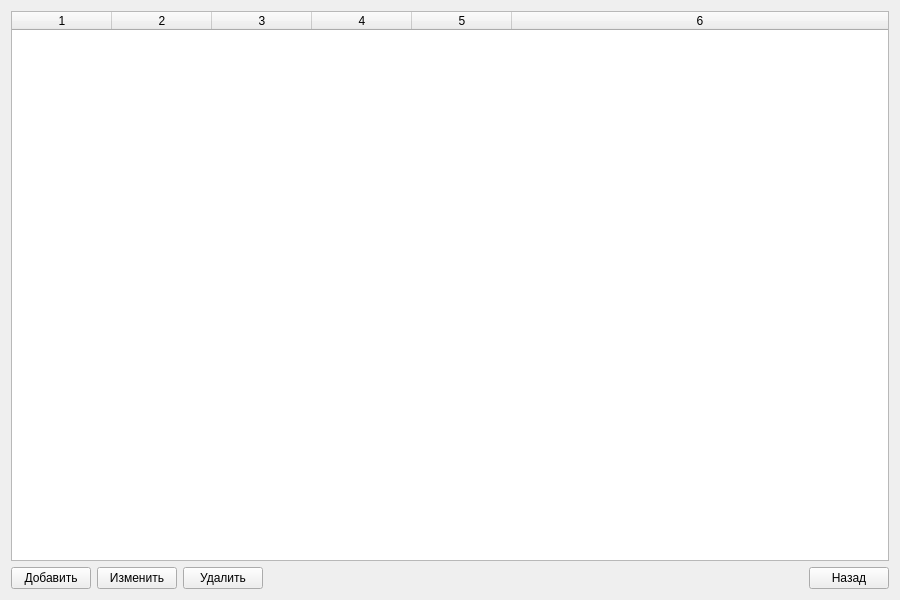
<?xml version="1.0" encoding="UTF-8"?>
<ui version="4.0">
 <class>DevicesManagementWindow</class>
 <widget class="QWidget" name="DevicesManagementWindow">
  <property name="geometry">
   <rect>
    <x>0</x>
    <y>0</y>
    <width>900</width>
    <height>600</height>
   </rect>
  </property>
  <property name="windowTitle">
   <string>Управление приборами</string>
  </property>
  <layout class="QVBoxLayout" name="verticalLayout">
   <item>
    <widget class="QTableWidget" name="devicesTable">
     <property name="columnCount">
      <number>6</number>
     </property>
     <property name="rowCount">
      <number>0</number>
     </property>
     <attribute name="horizontalHeaderItem">
      <column>
       <property name="text">
        <string>ID</string>
       </property>
      </column>
      <column>
       <property name="text">
        <string>Название</string>
       </property>
      </column>
      <column>
       <property name="text">
        <string>Модель</string>
       </property>
      </column>
      <column>
       <property name="text">
        <string>Инвентарный номер</string>
       </property>
      </column>
      <column>
       <property name="text">
        <string>Действителен до</string>
       </property>
      </column>
      <column>
       <property name="text">
        <string>Описание</string>
       </property>
      </column>
     </attribute>
     <attribute name="horizontalHeaderStretchLastSection">
      <bool>true</bool>
     </attribute>
    </widget>
   </item>
   <item>
    <layout class="QHBoxLayout" name="horizontalLayout">
     <item>
      <widget class="QPushButton" name="addButton">
       <property name="text">
        <string>Добавить</string>
       </property>
      </widget>
     </item>
     <item>
      <widget class="QPushButton" name="editButton">
       <property name="text">
        <string>Изменить</string>
       </property>
      </widget>
     </item>
     <item>
      <widget class="QPushButton" name="deleteButton">
       <property name="text">
        <string>Удалить</string>
       </property>
      </widget>
     </item>
     <item>
      <spacer name="horizontalSpacer">
       <property name="orientation">
        <enum>Qt::Horizontal</enum>
       </property>
       <property name="sizeHint" stdset="0">
        <size>
         <width>40</width>
         <height>20</height>
        </size>
       </property>
      </spacer>
     </item>
     <item>
      <widget class="QPushButton" name="backButton">
       <property name="text">
        <string>Назад</string>
       </property>
      </widget>
     </item>
    </layout>
   </item>
  </layout>
 </widget>
 <resources/>
 <connections/>
</ui>
